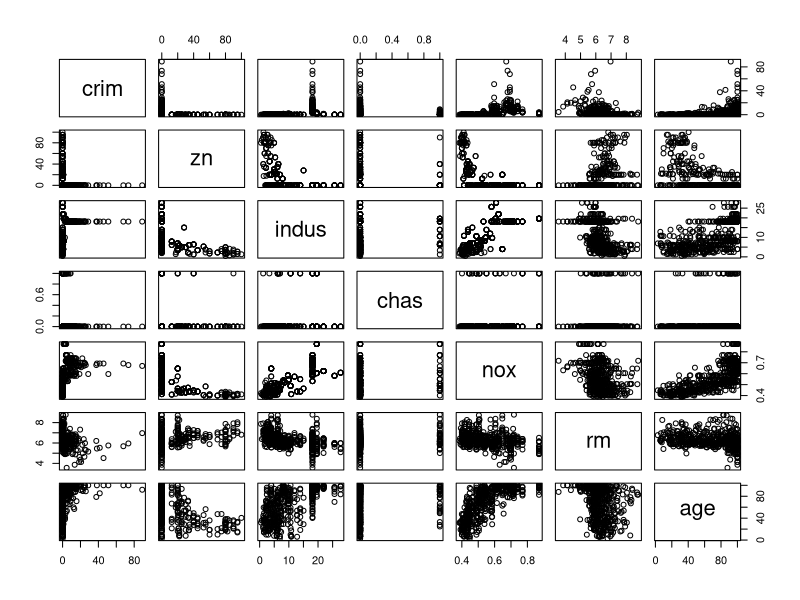
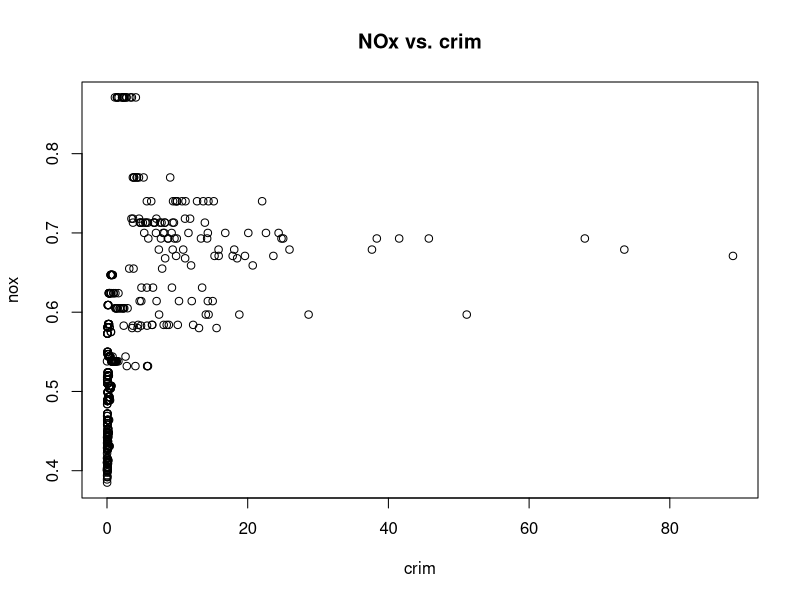
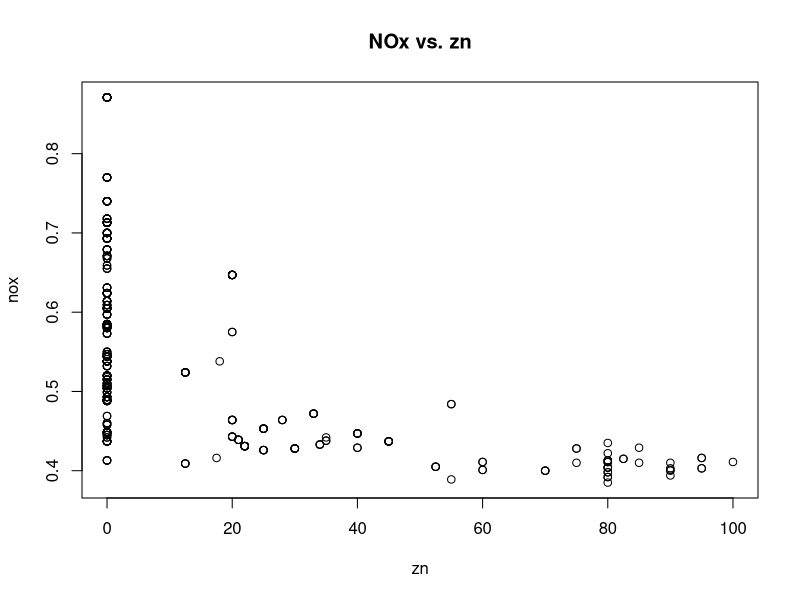
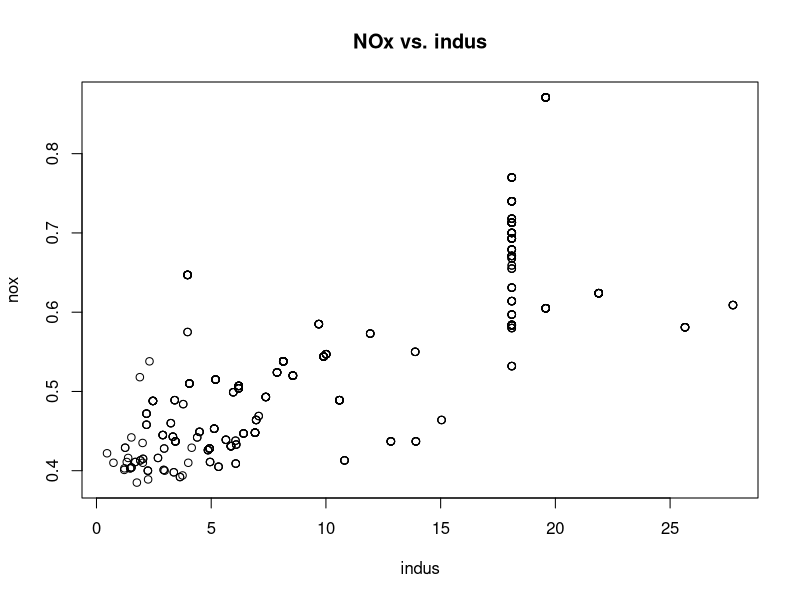
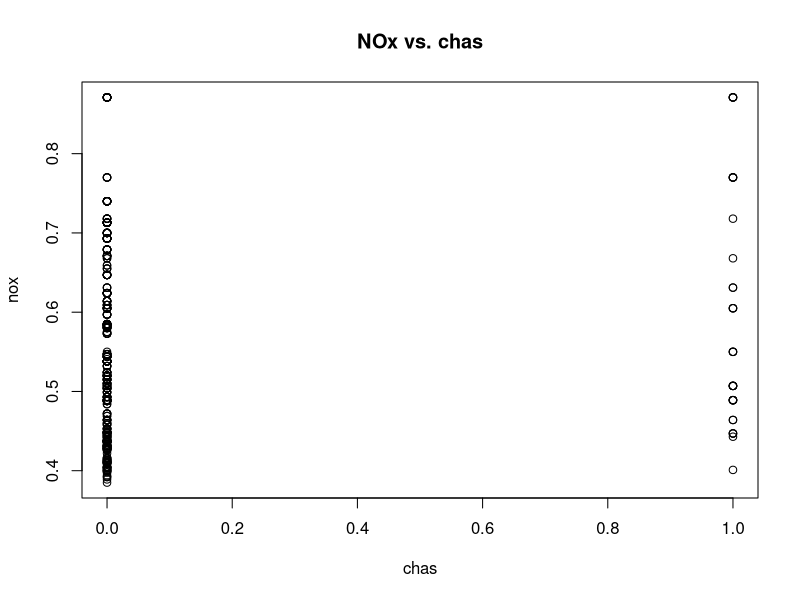
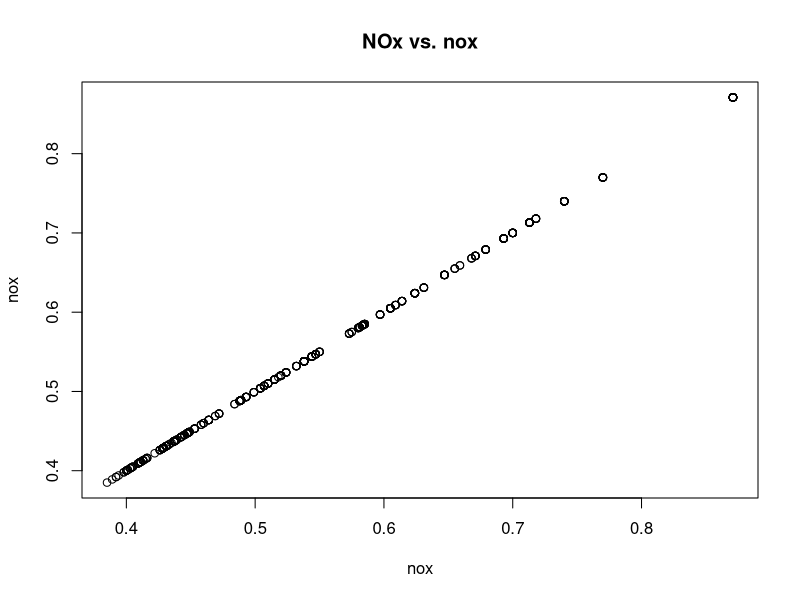
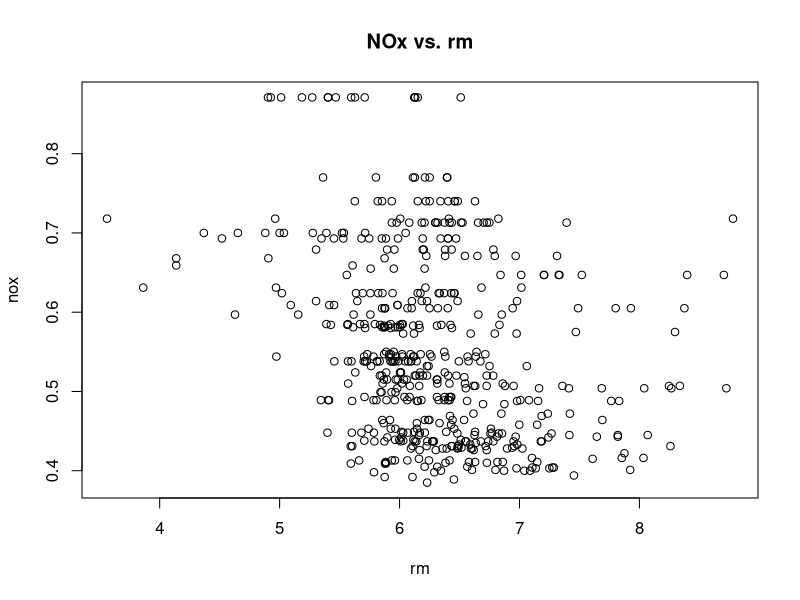
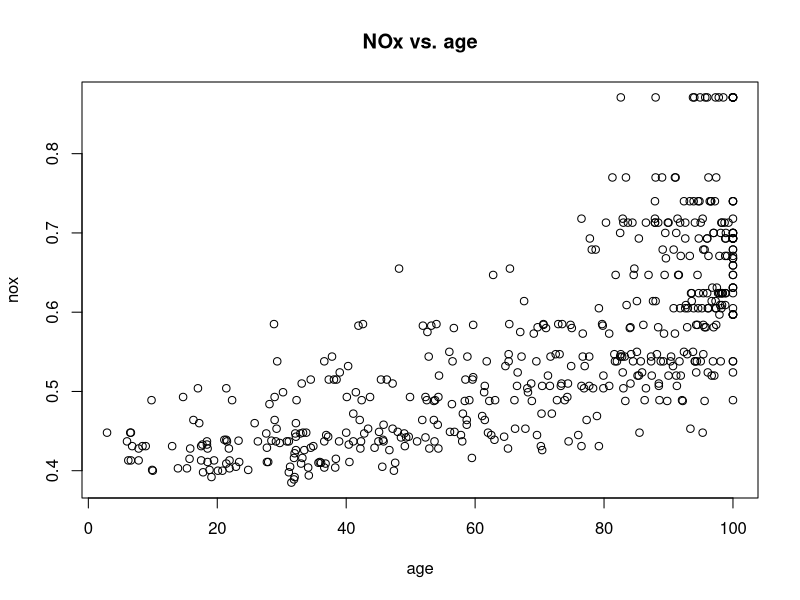

R code for these plots, in order:
# a) To begin, load in the Boston data set. The Boston data set is part of the MASS library in R

library(MASS)

# Now the data set is contained in the object Boston
# Read about the data set

?Boston

# How many rows are in this data set? How many columns? What do the rows and columns represent?
# This data set has 506 rows and 14 columns. Each row represents a town, and the columns are
names(Boston)


# b) Make some pairwise scatterplots of the predictors (columns) in this data set. Describe 
# your findings
pairs(Boston[,1:7])

for (i in 1:14){
  plot(Boston[,i], Boston$nox, xlab=names(Boston)[i], ylab="nox", main=paste("NOx vs.", names(Boston)[i]))
}
# Nox seems to have the strongest positive correlations with indus, age, rad, tax, ptratio, 
# and lstat, and the strongest negative correlations with medv, black (should calculate), 
# dis, and zn


# c) Are there any predictors associated with per capita crime rate? If so, explain the relationship
for (i in 1:14){
  plot(Boston[,i], Boston$crim, xlab=names(Boston)[i], ylab="crim", main=paste("crim vs.", names(Boston)[i]))
}
# Crime seems to be positively correlated with nox, age, rad, tax, lstat, and negatively 
# correlated with medv


# d) Do any of the suburbs of Boston appear to have particularly high crime rates? Tax rates?
# Pupil-teacher ratios? Comment on the range of each predictor.
summary(Boston$crim)
summary(Boston$tax)
summary(Boston$ptratio)

hist(Boston$crim)
hist(Boston$tax)
hist(Boston$ptratio)

# The range of these particular predictors are included in the summary printouts in the console.
# Most suburbs of Boston have a low crime rates (75% < 3.677 crimes per capita). But the upper
# tail is quite long, with one town reaching a crime rate of 89%.

# The tax distribution is bimodal, which may indicate that most neighborhoods were affordable,
# with some being much more expensive.

# The ptratio is left skewed (presumably a good thing because that means many towns have high 
# ptratios). There are some neighborhoods with very low ptratios. However, looking at the
# scatterplots below, a high ptratio doesn't imply a low crime rate, as the highest crime rates
# belong to towns with ptratios near the 3rd quartile.

cor(Boston$crim, Boston$ptratio)
plot(Boston$ptratio, Boston$crim)

# e) How many of the suburbs in this data set bound the Charles river?
sum(Boston$chas)
# 35 neighborhoods in this data set are on the Charles River. 
sum(Boston$chas)/length(Boston$chas)
# That's just 7% of the neighborhoods in this data set.

# f) What is the median pupil-teacher ratio among the towns in this data set?
median(Boston$ptratio)
# It's 19.05

# g) Which suburb of Boston has the lowest median value of owner-occupied homes? What are the 
# values of the other predictors for that suburb, and how do those values compare to the 
# overall ranged for those predictors? Comment on your findings.
min_val = min(Boston$medv)
min_val_town = Boston[ Boston$medv == 5 ,]
min_val_town

# There are two suburbs with the lowest median value of owner-occupied homes, 399 and 406
percentile = ecdf(Boston$crim)
min_val_town_percentiles = data.frame(percentile(min_val_town$crim))
for (i in 2:14){
  percentile = ecdf(Boston[,i])
  min_val_town_percentiles = data.frame(min_val_town_percentiles, percentile(min_val_town[,i]))
}
names(min_val_town_percentiles) = names(Boston)
row.names(min_val_town_percentiles) = c(399, 406)
min_val_town_percentiles

# I'll comment on this tomorrow, right now I want to get (h) done


# h) In this data set, how many of the suburbs average more than seven rooms per dwelling? More than eight rooms per dwelling? Comment
# on the suburbs that average more than 8 rooms per dwelling?

sum(Boston$rm > 7) / length(Boston$rm > 7)
# 12.65%

sum(Boston$rm > 8) / length(Boston$rm > 8)
# 2.57%

towns_8_rooms = Boston[Boston$rm > 8,]
summary(towns_8_rooms)
# Again, I'll comment on this again tomorrow, but what I really want to know is where these averages fall in the distribution of the
# whole data set.